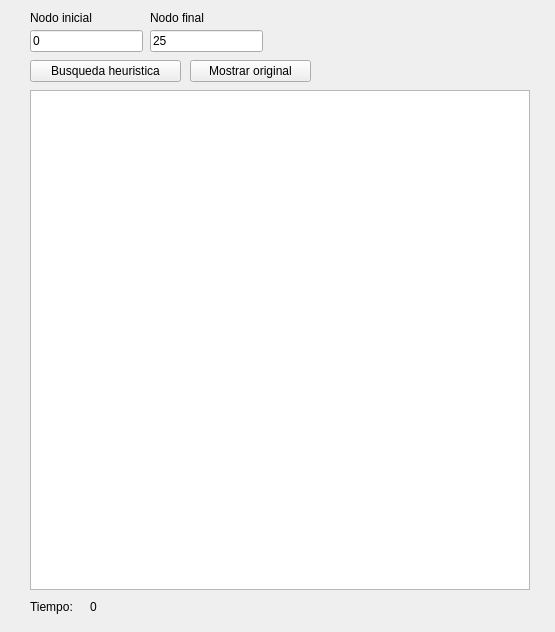
<?xml version="1.0" encoding="UTF-8"?>
<ui version="4.0">
 <class>MainWindow</class>
 <widget class="QMainWindow" name="MainWindow">
  <property name="geometry">
   <rect>
    <x>0</x>
    <y>0</y>
    <width>555</width>
    <height>632</height>
   </rect>
  </property>
  <property name="windowTitle">
   <string>MainWindow</string>
  </property>
  <widget class="QWidget" name="centralWidget">
   <widget class="QGraphicsView" name="graphicsView">
    <property name="geometry">
     <rect>
      <x>30</x>
      <y>90</y>
      <width>500</width>
      <height>500</height>
     </rect>
    </property>
   </widget>
   <widget class="QPushButton" name="pushButton">
    <property name="geometry">
     <rect>
      <x>30</x>
      <y>60</y>
      <width>151</width>
      <height>22</height>
     </rect>
    </property>
    <property name="text">
     <string>Busqueda heuristica</string>
    </property>
   </widget>
   <widget class="QLineEdit" name="lineEdit">
    <property name="geometry">
     <rect>
      <x>30</x>
      <y>30</y>
      <width>113</width>
      <height>22</height>
     </rect>
    </property>
    <property name="text">
     <string>0</string>
    </property>
   </widget>
   <widget class="QLineEdit" name="lineEdit_2">
    <property name="geometry">
     <rect>
      <x>150</x>
      <y>30</y>
      <width>113</width>
      <height>22</height>
     </rect>
    </property>
    <property name="text">
     <string>25</string>
    </property>
   </widget>
   <widget class="QPushButton" name="pushButton_2">
    <property name="geometry">
     <rect>
      <x>190</x>
      <y>60</y>
      <width>121</width>
      <height>22</height>
     </rect>
    </property>
    <property name="text">
     <string>Mostrar original</string>
    </property>
   </widget>
   <widget class="QLabel" name="label">
    <property name="geometry">
     <rect>
      <x>30</x>
      <y>10</y>
      <width>91</width>
      <height>16</height>
     </rect>
    </property>
    <property name="text">
     <string>Nodo inicial</string>
    </property>
   </widget>
   <widget class="QLabel" name="label_2">
    <property name="geometry">
     <rect>
      <x>150</x>
      <y>10</y>
      <width>81</width>
      <height>16</height>
     </rect>
    </property>
    <property name="text">
     <string>Nodo final</string>
    </property>
   </widget>
   <widget class="QLabel" name="label_3">
    <property name="geometry">
     <rect>
      <x>90</x>
      <y>600</y>
      <width>59</width>
      <height>14</height>
     </rect>
    </property>
    <property name="text">
     <string>0</string>
    </property>
   </widget>
   <widget class="QLabel" name="label_4">
    <property name="geometry">
     <rect>
      <x>30</x>
      <y>600</y>
      <width>59</width>
      <height>14</height>
     </rect>
    </property>
    <property name="text">
     <string>Tiempo:</string>
    </property>
   </widget>
  </widget>
 </widget>
 <layoutdefault spacing="6" margin="11"/>
 <resources/>
 <connections/>
</ui>
